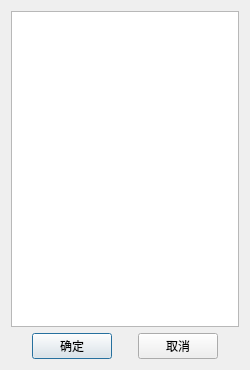
<?xml version="1.0" encoding="UTF-8"?>
<ui version="4.0">
 <class>DeviceListDialog</class>
 <widget class="QDialog" name="DeviceListDialog">
  <property name="geometry">
   <rect>
    <x>0</x>
    <y>0</y>
    <width>250</width>
    <height>370</height>
   </rect>
  </property>
  <property name="windowTitle">
   <string>设备列表</string>
  </property>
  <layout class="QVBoxLayout" name="verticalLayout">
   <item>
    <widget class="QTreeView" name="treeView"/>
   </item>
   <item>
    <layout class="QHBoxLayout" name="horizontalLayout">
     <item>
      <spacer name="horizontalSpacer">
       <property name="orientation">
        <enum>Qt::Horizontal</enum>
       </property>
       <property name="sizeHint" stdset="0">
        <size>
         <width>40</width>
         <height>20</height>
        </size>
       </property>
      </spacer>
     </item>
     <item>
      <widget class="QPushButton" name="btnOK">
       <property name="text">
        <string>确定</string>
       </property>
      </widget>
     </item>
     <item>
      <spacer name="horizontalSpacer_3">
       <property name="orientation">
        <enum>Qt::Horizontal</enum>
       </property>
       <property name="sizeHint" stdset="0">
        <size>
         <width>40</width>
         <height>20</height>
        </size>
       </property>
      </spacer>
     </item>
     <item>
      <widget class="QPushButton" name="btnCancel">
       <property name="text">
        <string>取消</string>
       </property>
      </widget>
     </item>
     <item>
      <spacer name="horizontalSpacer_2">
       <property name="orientation">
        <enum>Qt::Horizontal</enum>
       </property>
       <property name="sizeHint" stdset="0">
        <size>
         <width>40</width>
         <height>20</height>
        </size>
       </property>
      </spacer>
     </item>
    </layout>
   </item>
  </layout>
 </widget>
 <resources/>
 <connections/>
</ui>
